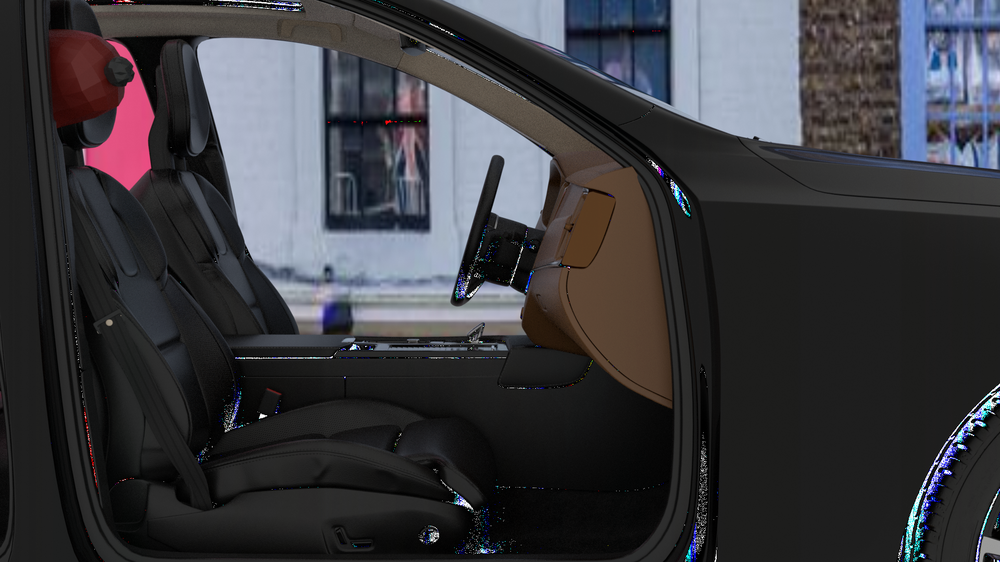
#> input picture Model training/Notebooks/000000.png, 1000 x 562 px, shrunk from 1920 x 1080 before the run, found by its file name
$ jupyter execute --allow-errors 1.1-playing-around.ipynb
#> lines starting #> are read from the running program, lines starting #| are printed output that depends on the picture
# Playing around

[cell 1]
from PIL import Image, ImageStat
import numpy as np
clear = "C:/Users/hanna/Desktop/git/interiorcardamage/Data/test/clear/000000.png"
KnitCap = "C:/Users/hanna/Desktop/git/interiorcardamage/Data/test/KnitCap/KnitCap_000002.png"

[cell 2]
def brightness( im_file ):
   im = Image.open(im_file).convert('L')
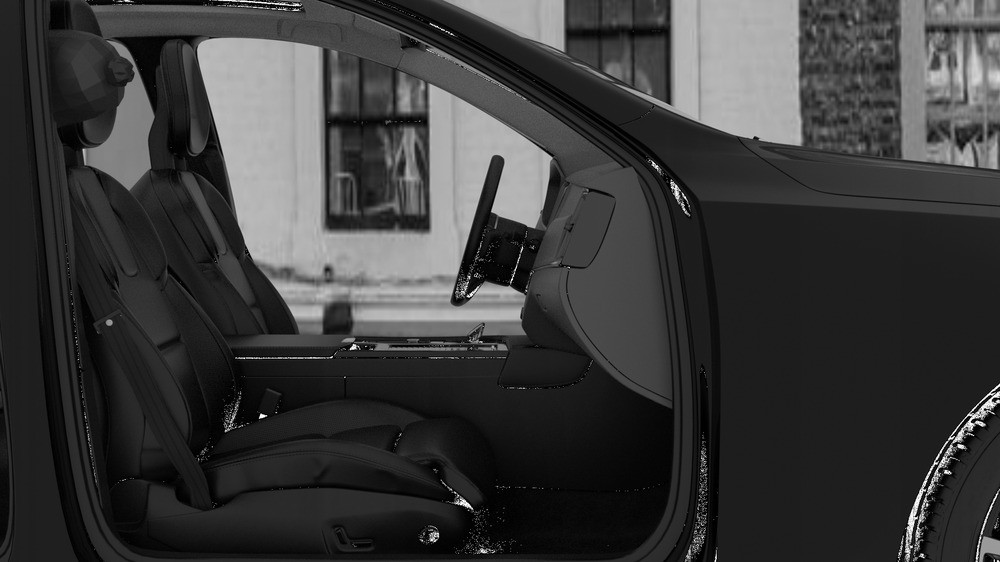
#> im: PIL image 1000x562 L; min 0, max 255, mean 57.9
   stat = ImageStat.Stat(im)
   return stat.rms[0]

[cell 3]
brightness( clear )

#> (a cell that did not finish here is left out)

[cell 5]
# Open the images

image1     = Image.open( clear )
#> image1 is the input picture: PIL image 1000x562 RGB; mean R, G, B 57.7, 57.3, 61.7

#> (the rest of this cell did not finish here and is left out)

[cell 6]
# Load image as greyscale and calculate histogram
im = Image.open( clear ).convert('L')
h = im.histogram()
#> h = 256 values, max 50554 at index 29, min 12 at index 245, mean 2195.3

# Print histogram
for idx, val in enumerate(h):
    print(idx,val)
#> this loop made 256 passes
#> val on passes 1 to 3: 1984, 1461, 1951
#| 0 1984
#| 1 1461
#| 2 1951
#| 3 2624
#| 4 3381
#| 5 4196
#| 6 5063
#| 7 5942
#> (further printed lines are left out)

The code below works and is a starting point for showing the difference in brightness between two images.

[cell 7]
image1 = Image.open( clear ).convert('L')
#> (the rest of this cell did not finish here and is left out)

The following normalising method qorks quite well. The only thing is the background still appears (since it is normalised differently for each image) so it we should find the edges from the resultant picture or the intermediate pictures.

Only works well when images are basically the same angle. Need to work on image registration.

[cell 8]
def normalize(image):
    std_img = np.min(image) / (np.max(image) - np.min(image))
    return (image - std_img)

[cell 9]
image1 = Image.open( clear ).convert('L')
#> (the rest of this cell did not finish here and is left out)

[cell 10]
import pyvips

#> (the rest of this cell did not finish here and is left out)

[cell 11]
from skimage import data, io
import matplotlib as plt
image = io.imread( clear )

std_img = np.min(image) / (np.max(image) - np.min(image))
#> std_img = 0
norm_image = (image - std_img)
#> (the rest of this cell did not finish here and is left out)


$ run again, with Model training/Notebooks/pca1.png copied over Model training/Notebooks/000000.png
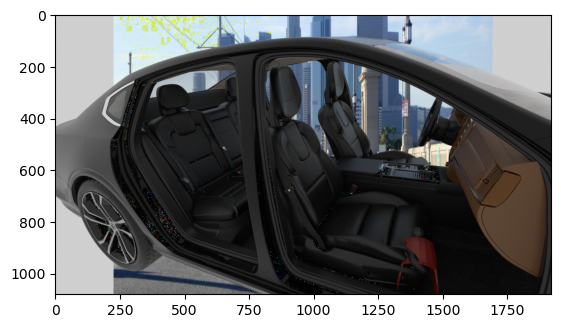
#> input picture Model training/Notebooks/pca1.png, 561 x 328 px, found by its file name
#> in brightness, `im = Image.open(im_file).convert('L')`:
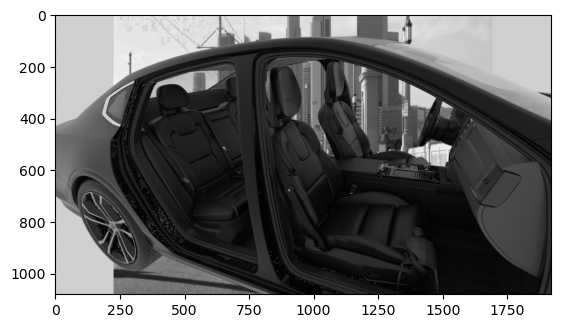
#> im: PIL image 561x328 L; min 0, max 255, mean 118.9
#> image1 is the input picture: PIL image 561x328 RGBA; mean R, G, B, A 117.9, 119.1, 120.2, 255
#> h = 256 values, max 40942 at index 255, min 0 at index 245, mean 718.8
#> the loop `for idx, val in enumerate(h):` made 256 passes
#> val on passes 1 to 3: 1819, 120, 421
#> (printed output is left out)
#> std_img = 0
